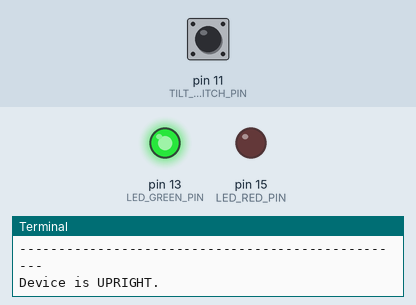
Recording of a program running on a simulated Raspberry Pi (header pin numbers). Shown: output pins drawn as LEDs (lit = HIGH), the last lines printed to the terminal. The test bench sets the inputs (shaded band); at power-on: pin 11 (TILT_SWITCH_PIN) HIGH.

Above: at 1.2 s.
1.3 s: pin 11 (TILT_SWITCH_PIN) pulled LOW for 0.15 s
At 1.4 s:
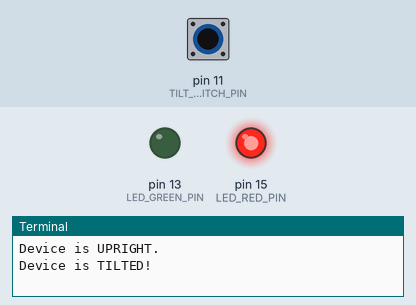
2.9 s: pin 11 (TILT_SWITCH_PIN) pulled LOW for 3.2 s
At 6.6 s:
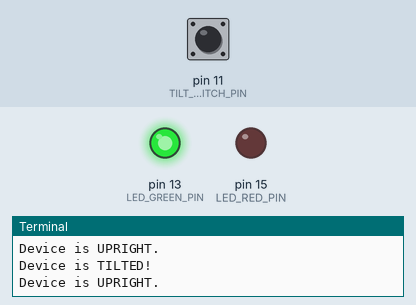
Timing chart, 0 to 8.1 s (numbered marks = the images above; inputs shaded):
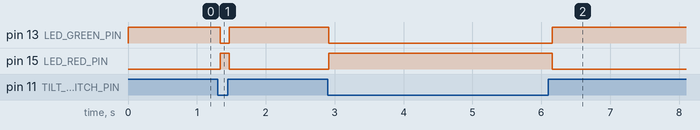

The program:

2.1.3_Tilt.py
```python
#!/usr/bin/env python3
"""
Tilt Switch Sensor Control - Python version matching C implementation

This implementation replicates the C code's features:
1. Polling method instead of interrupt for better control
2. LED color enumeration for type-safe control
3. Debounce mechanism to prevent false triggers
4. State change detection to reduce unnecessary updates
5. Professional function naming and structure
"""

import RPi.GPIO as GPIO
import time
import sys
from enum import Enum

# Define GPIO pins (C wiringPi pins mapped to BOARD pins)
# C: TILT_SWITCH_PIN 0 -> BOARD pin 11 (BCM GPIO 17)
# C: LED_GREEN_PIN   2 -> BOARD pin 13 (BCM GPIO 27)
# C: LED_RED_PIN     3 -> BOARD pin 15 (BCM GPIO 22)
TILT_SWITCH_PIN = 11
LED_GREEN_PIN = 13
LED_RED_PIN = 15

# Define an enumeration for LED colors for type-safe control (matching C code)
class LedColor(Enum):
    OFF = 0
    GREEN = 1
    RED = 2

def set_led_color(color):
    """
    Controls the state of the dual-color LED.
    Parameters: color - The desired color (LedColor.OFF, GREEN, or RED)
    """
    if color == LedColor.GREEN:
        GPIO.output(LED_GREEN_PIN, GPIO.HIGH)
        GPIO.output(LED_RED_PIN, GPIO.LOW)
    elif color == LedColor.RED:
        GPIO.output(LED_GREEN_PIN, GPIO.LOW)
        GPIO.output(LED_RED_PIN, GPIO.HIGH)
    else:  # LedColor.OFF or default
        GPIO.output(LED_GREEN_PIN, GPIO.LOW)
        GPIO.output(LED_RED_PIN, GPIO.LOW)

def setup_hardware():
    """
    Initializes GPIO and configures pins.
    Returns: 0 on success, 1 on failure.
    """
    try:
        GPIO.setmode(GPIO.BOARD)
        GPIO.setwarnings(False)

        # Set up the tilt switch pin as an input
        # Assumes an external pull-up or pull-down resistor is part of the module
        GPIO.setup(TILT_SWITCH_PIN, GPIO.IN, pull_up_down=GPIO.PUD_UP)

        # Set up LED pins as outputs
        GPIO.setup(LED_GREEN_PIN, GPIO.OUT)
        GPIO.setup(LED_RED_PIN, GPIO.OUT)

        # Start with the green LED on to indicate normal state
        set_led_color(LedColor.GREEN)

        print("Tilt switch hardware setup successful!")
        print(f"Tilt switch pin: {TILT_SWITCH_PIN}")
        print(f"Green LED pin: {LED_GREEN_PIN}")
        print(f"Red LED pin: {LED_RED_PIN}")
        print("Initial state: GREEN (Device upright)")
        print("-" * 50)
        return 0

    except Exception as e:
        print(f"Failed to setup hardware: {e}")
        return 1

def poll_tilt_loop():
    """
    Main loop to poll the tilt switch and update the LED.
    This function runs indefinitely until interrupted.
    """
    try:
        last_tilt_state = -1  # Use -1 to force an initial update

        while True:
            current_tilt_state = GPIO.input(TILT_SWITCH_PIN)

            # Simple debounce: check the pin state twice with a small delay
            # to ensure it wasn't a momentary flicker (matching C code)
            time.sleep(0.01)  # 10ms delay
            if GPIO.input(TILT_SWITCH_PIN) != current_tilt_state:
                continue  # State changed during delay, skip this reading

            # Only update the LED and print message if the state has changed
            if current_tilt_state != last_tilt_state:
                if current_tilt_state == GPIO.LOW:
                    # A LOW signal typically indicates the sensor is tilted
                    print("Device is TILTED!")
                    set_led_color(LedColor.RED)
                else:
                    # A HIGH signal indicates the sensor is upright
                    print("Device is UPRIGHT.")
                    set_led_color(LedColor.GREEN)

                last_tilt_state = current_tilt_state

            # A longer delay to prevent busy-waiting (matching C code)
            time.sleep(0.05)  # 50ms delay

    except KeyboardInterrupt:
        print("\nTilt switch polling interrupted by user")
        raise  # Re-raise to be handled by main()

def destroy():
    """
    Clean up function for GPIO resources.
    Ensures LEDs are turned off and GPIO is properly cleaned up.
    """
    try:
        # Turn off both LEDs
        set_led_color(LedColor.OFF)
        GPIO.cleanup()
        print("LEDs turned off and GPIO cleaned up")

    except Exception as e:
        print(f"Error during cleanup: {e}")

def main():
    """
    Main function - matches C code structure.
    Returns: Integer status code. 0 for success, 1 for error.
    """
    print("Tilt Switch Sensor Control")
    print("Monitoring tilt state with dual-color LED indicator")
    print("GREEN = Device upright, RED = Device tilted")
    print("Press Ctrl+C to stop...")
    print("=" * 50)

    # Initialize the hardware
    if setup_hardware() != 0:
        return 1  # Exit if setup fails

    try:
        # Start the main polling loop
        poll_tilt_loop()

    except KeyboardInterrupt:
        print("\nProgram interrupted by user")
        destroy()
        return 0

    except Exception as e:
        print(f"An error occurred: {e}")
        destroy()
        return 1

if __name__ == '__main__':
    exit_code = main()
    sys.exit(exit_code)
```

Measured:
- after the input at 1.3 s, pin 13 (LED_GREEN_PIN): HIGH → LOW at once, → HIGH 0.13 s later; pin 15 (LED_RED_PIN): LOW → HIGH at once, → LOW 0.13 s later
- after the input at 2.9 s, pin 13 (LED_GREEN_PIN): HIGH → LOW at once, → HIGH 3.2 s later; pin 15 (LED_RED_PIN): LOW → HIGH at once, → LOW 3.2 s later
